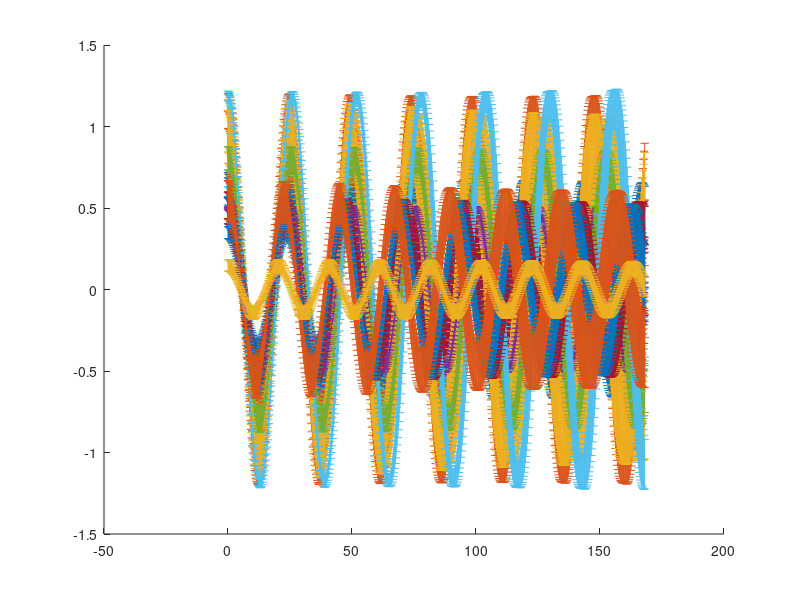

Recreate this plot in MATLAB.
%% load stored data
load('FibroblastStiffnessPeriod.mat')
load('FibroblastStiffnessAmpl.mat')
load('FibroblastROCKInhibPeriod.mat')
load('FibroblastROCKInhibAmpl.mat')
load('FibroblastCytDPeriod.mat')
load('FibroblastCytDAmpl.mat')
load('FibroblastJasPeriod.mat')
load('FibroblastJasAmpl.mat')
load('FibroblastLatBPeriod.mat')
load('FibroblastLatBAmpl.mat')
meanFibroblastControlPeriod = (4*FibroblastStiffnessPeriod(1,1) +...
        3*FibroblastROCKInhibPeriod(1,1) + 3*FibroblastCytDPeriod(1,1) +...
        3*FibroblastLatBPeriod(1,1) + 3*FibroblastJasPeriod(1,1))/16;
stdFibroblastControlPeriod = sqrt((4*FibroblastStiffnessPeriod(1,2) +...
        3*FibroblastROCKInhibPeriod(1,2) + 3*FibroblastCytDPeriod(1,2) +...
        3*FibroblastLatBPeriod(1,2) + 3*FibroblastJasPeriod(1,2))/16);
meanFibroblastControlAmpl = (4*FibroblastStiffnessAmpl(1,1) +...
        3*FibroblastROCKInhibAmpl(1,1) + 3*FibroblastCytDAmpl(1,1) +...
        3*FibroblastLatBAmpl(1,1) + 3*FibroblastJasAmpl(1,1))/16;
stdFibroblastControlAmpl = sqrt((4*FibroblastStiffnessAmpl(1,2) +...
        3*FibroblastROCKInhibAmpl(1,2) + 3*FibroblastCytDAmpl(1,2) +...
        3*FibroblastLatBAmpl(1,2) + 3*FibroblastJasAmpl(1,2))/16);
% FibroblastStiffnessPeriod(1,:) = [meanFibroblastControlPeriod, stdFibroblastControlPeriod];
% FibroblastStiffnessAmpl(1,:) = [meanFibroblastControlAmpl, stdFibroblastControlAmpl];
% FibroblastROCKInhibPeriod(1,:) = [meanFibroblastControlPeriod, stdFibroblastControlPeriod];
% FibroblastROCKInhibAmpl(1,:) = [meanFibroblastControlAmpl, stdFibroblastControlAmpl];
% FibroblastCytDPeriod(1,:) = [meanFibroblastControlPeriod, stdFibroblastControlPeriod];
% FibroblastCytDAmpl(1,:) = [meanFibroblastControlAmpl, stdFibroblastControlAmpl];
% FibroblastLatBPeriod(1,:) = [meanFibroblastControlPeriod, stdFibroblastControlPeriod];
% FibroblastLatBAmpl(1,:) = [meanFibroblastControlAmpl, stdFibroblastControlAmpl];
% FibroblastJasPeriod(1,:) = [meanFibroblastControlPeriod, stdFibroblastControlPeriod];
% FibroblastJasAmpl(1,:) = [meanFibroblastControlAmpl, stdFibroblastControlAmpl];

%% Generate random samples
numSamples = 1e4;
tSample = 0:.25:7*24;
periodVec = [23.8447, 24.5874, 25.5922,...
             24.7122, 25.1024, 25.1707,...
             24.2103, 24.9957, 24.9700, 24.6352,...
             24.9389, 25.4105, 25.9694,...
             23.6788, 23.2228, 22.3938, 20.4041];
periodStdVec = [0.1748, 0.2330, 0.3350,...
                0.1659, 0.2341, 0.3024,...
                0.2060, 0.1803, 0.0258, 0.3991,...
                0.1048, 0.1921, 0.2620,...
                0.2487, 0.2902, 0.4145, 0.1658];
amplVec = [1, 2.2948, 1.9392,...
           1, 1.3063, 1.1532,...
           1, 1.2874, 1.6552, 1.9425,...
           1, 1.6118, 2.3765,...
           1, 0.9531, 1.0938, 0.2969];
amplStdVec = [0.3739, 0.1094, 0.2553,...
              0.0090, 0.1081, 0.1081,...
              0.1954, 0.1494, 0.3218, 0.3908,...
              0.0235, 0.1412, 0.0588,...
              0.1250, 0.1797, 0.2344, 0.0703];
numConditions = length(periodVec);
meanDynVals = zeros(numConditions, length(tSample));
stdDynVals = zeros(numConditions, length(tSample));
figure
hold on
for i = 1:numConditions
    randVals = randn([numSamples, 2]);
    dynMat = zeros(numSamples,length(tSample));
    for j = 1:numSamples
        periodCur = periodVec(i) + periodStdVec(i)*randVals(j,1);
        amplCur = amplVec(i) + amplStdVec(i)*randVals(j,2);
        dynMat(j,:) = 0.5*amplCur*(cos(2*pi*tSample/(periodCur)));
        % plot(tSample, dynMat(j,:))
    end
    meanDynVals(i,:) = mean(dynMat,1);
    stdDynVals(i,:) = std(dynMat,1);
    % figure
    errorbar(tSample, meanDynVals(i,:), stdDynVals(i,:), stdDynVals(i,:))
    % plot(tSample, 0.5*amplVec(i)*(cos(2*pi*tSample/(periodVec(i)))))
end

%% sample from posterior dist
